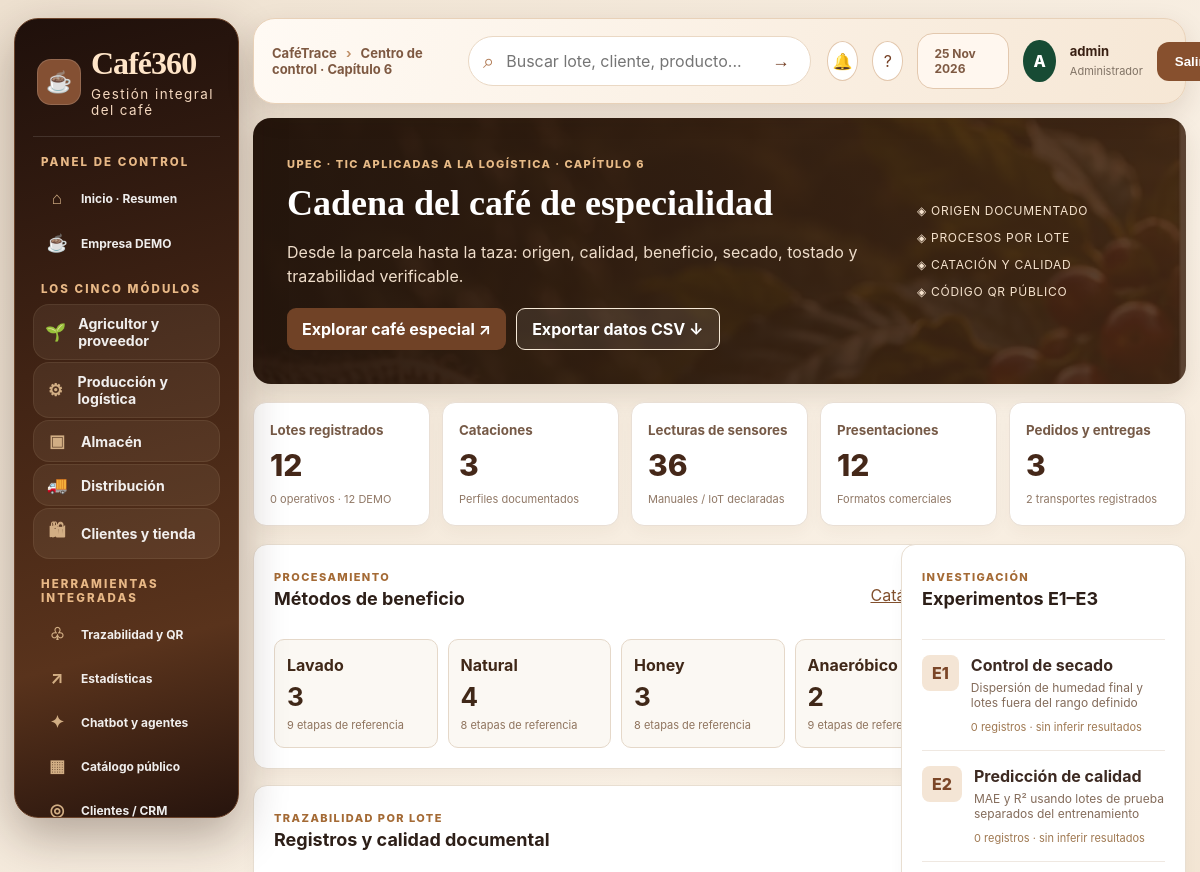
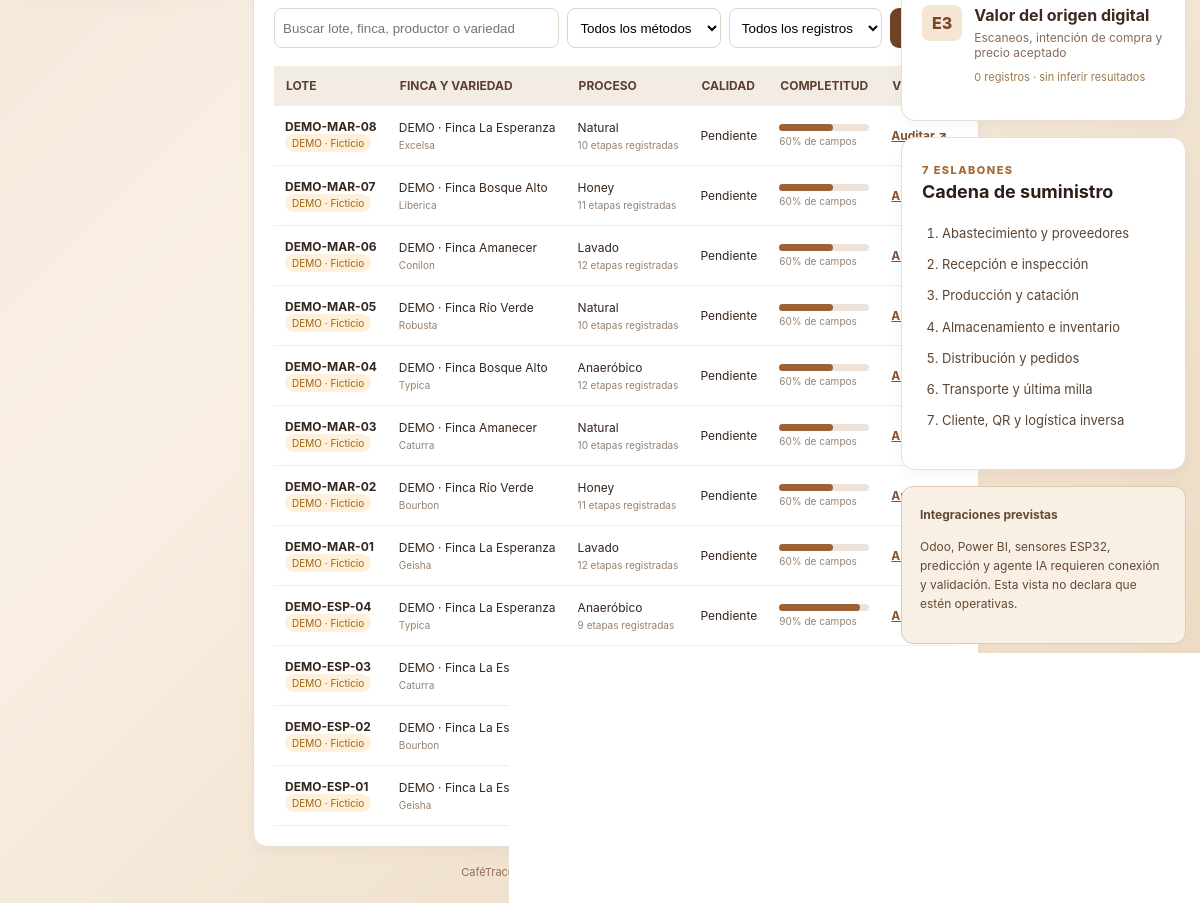
The app's page /capitulo-6/ (signed in) with its own data (2 pictures, top to bottom).
### trazabilidad/models.py (models this page shows, shortened)
class Lote(models.Model):
    METODOS = [
        ("Lavado", "Lavado"),
        ("Honey", "Honey"),
        ("Natural", "Natural"),
        ("Anaeróbico", "Anaeróbico"),
    ]
    ESTADOS = [
        ("En proceso", "En proceso"),
        ("Aprobado", "Aprobado"),
        ("Rechazado", "Rechazado"),
    ]
    codigo = models.CharField(max_length=30, unique=True, editable=False)
    productor = models.ForeignKey(Productor, on_delete=models.PROTECT, related_name="lotes")
    finca = models.ForeignKey(Finca, on_delete=models.PROTECT, related_name="lotes")
    variedad = models.CharField(max_length=100)
    fecha_cosecha = models.DateField()
    cantidad_kg = models.DecimalField(max_digits=10, decimal_places=2)
    metodo_proceso = models.CharField(max_length=30, choices=METODOS, default="Lavado")
    fecha_ingreso = models.DateField(default=timezone.now)
    humedad = models.DecimalField(max_digits=5, decimal_places=2, null=True, blank=True)
    temperatura_secado = models.DecimalField(max_digits=5, decimal_places=2, null=True, blank=True)
    tiempo_fermentacion_horas = models.DecimalField(max_digits=6, decimal_places=2, null=True, blank=True)
    estado = models.CharField(max_length=30, choices=ESTADOS, default="En proceso")
    notas = models.TextField(blank=True)
    creado = models.DateTimeField(auto_now_add=True)
    class Meta:
        ordering = ["-creado"]

class Finca(models.Model):
    productor = models.ForeignKey(Productor, on_delete=models.CASCADE, related_name="fincas")
    nombre = models.CharField(max_length=150)
    parroquia = models.CharField(max_length=100, blank=True)
    canton = models.CharField(max_length=100, blank=True)
    provincia = models.CharField(max_length=100, default="Carchi")
    altura_msnm = models.PositiveIntegerField(null=True, blank=True)
    variedad_principal = models.CharField(max_length=100, blank=True)
    class Meta:
        ordering = ["nombre"]

### trazabilidad/capitulo6_views.py (the view)
# urls.py: path("capitulo-6/", capitulo6_views.centro, name="capitulo6_centro"),
@login_required
def centro(request):
    qs = Lote.objects.select_related('productor','finca').all()
    metodo = request.GET.get('metodo','')
    busqueda = request.GET.get('q','').strip()[:80]
    origen = request.GET.get('origen','todos')
    if metodo in FLUJOS: qs = qs.filter(metodo_proceso=metodo)
    if busqueda: qs=qs.filter(Q(codigo__icontains=busqueda)|Q(variedad__icontains=busqueda)|Q(finca__nombre__icontains=busqueda)|Q(productor__nombre__icontains=busqueda))
    if origen=='demo': qs=qs.filter(codigo__startswith='DEMO-')
    elif origen=='real': qs=qs.exclude(codigo__startswith='DEMO-')
    counts = dict(Lote.objects.values_list('metodo_proceso').annotate(n=Count('pk')))
    fichas=[]
    for lote in qs[:80]:
        cd=_calidad_dato(lote)
        fichas.append({'lote':lote,'demo':_es_demo(lote),'completitud':cd['porcentaje'],
                       'etapas':lote.etapas_especiales.count(),
                       'perfil':PerfilEspecial.objects.filter(lote=lote).first(),
        'origenes':GenealogiaLote.objects.filter(lote_resultante=lote).select_related('lote_origen'),
        'derivados':GenealogiaLote.objects.filter(lote_origen=lote).select_related('lote_resultante')})
    experimentos=[]
    for codigo,titulo,desc in [
        ('E1','Control de secado','Dispersión de humedad final y lotes fuera del rango definido'),
        ('E2','Predicción de calidad','MAE y R² usando lotes de prueba separados del entrenamiento'),
        ('E3','Valor del origen digital','Escaneos, intención de compra y precio aceptado')]:
        experimentos.append({'codigo':codigo,'titulo':titulo,'descripcion':desc,
            'registros':EvaluacionExperimental.objects.filter(experimento=codigo).count()})
    contexto={
        'fichas':fichas,'metodo':metodo,'origen':origen,'busqueda':busqueda,
        'total_lotes':Lote.objects.count(),
        'demo_lotes':Lote.objects.filter(codigo__startswith='DEMO-').count(),
        'reales_lotes':Lote.objects.exclude(codigo__startswith='DEMO-').count(),
        'cataciones':PerfilEspecial.objects.count(),
        'lecturas':LecturaSensor.objects.count(),
        'presentaciones':PresentacionCafe.objects.count(),
        'pedidos':Pedido.objects.count(),
        'transportes':Transporte.objects.count(),
        'categorias':[{'nombre':m,'cantidad':counts.get(m,0),'etapas':len(e)} for m,e in FLUJOS.items()],
        'experimentos':experimentos,
    }
    return render(request,'capitulo6/centro.html',contexto)

### templates/capitulo6/centro.html (shortened to what this page needs)
{% extends 'base.html' %}{% load static %}
{% block title %}Capítulo 6 | CaféTrace UPEC{% endblock %}{% block breadcrumb %}Centro de control · Capítulo 6{% endblock %}
{% block extra_head %}<link rel="stylesheet" href="{% static 'css/capitulo6.css' %}">{% endblock %}
{% block content %}
<div class="c6-wrap">
<section class="c6-hero"><div><span class="c6-eyebrow">UPEC · TIC APLICADAS A LA LOGÍSTICA · CAPÍTULO 6</span><h1>Cadena del café de especialidad</h1><p>Desde la parcela hasta la taza: origen, calidad, beneficio, secado, tostado y trazabilidad verificable.</p><div class="c6-hero-actions"><a href="{% url 'especial_catalogo' %}" class="c6-btn">Explorar café especial ↗</a><a href="{% url 'capitulo6_exportar' %}" class="c6-btn c6-outline">Exportar datos CSV ↓</a></div></div><div class="c6-hero-side"><div>◈ ORIGEN DOCUMENTADO</div><div>◈ PROCESOS POR LOTE</div><div>◈ CATACIÓN Y CALIDAD</div><div>◈ CÓDIGO QR PÚBLICO</div></div></section>
<div class="c6-kpis"><article><small>Lotes registrados</small><strong>{{ total_lotes }}</strong><span>{{ reales_lotes }} operativos · {{ demo_lotes }} DEMO</span></article><article><small>Cataciones</small><strong>{{ cataciones }}</strong><span>Perfiles documentados</span></article><article><small>Lecturas de sensores</small><strong>{{ lecturas }}</strong><span>Manuales / IoT declaradas</span></article><article><small>Presentaciones</small><strong>{{ presentaciones }}</strong><span>Formatos comerciales</span></article><article><small>Pedidos y entregas</small><strong>{{ pedidos }}</strong><span>{{ transportes }} transportes registrados</span></article></div>
<div class="c6-columns"><section class="c6-main"><div class="c6-card"><div class="c6-card-heading"><div><span class="c6-eyebrow">PROCESAMIENTO</span><h2>Métodos de beneficio</h2></div><a href="{% url 'especial_catalogo' %}">Catálogo →</a></div><div class="c6-categories">{% for m in categorias %}<a href="?metodo={{ m.nombre|urlencode }}" class="c6-category {% if metodo == m.nombre %}on{% endif %}"><b>{{ m.nombre }}</b><strong>{{ m.cantidad }}</strong><small>{{ m.etapas }} etapas de referencia</small></a>{% endfor %}</div></div>
<div class="c6-card"><div class="c6-card-heading"><div><span class="c6-eyebrow">TRAZABILIDAD POR LOTE</span><h2>Registros y calidad documental</h2></div></div><form class="c6-filters" method="get"><input name="q" value="{{ busqueda }}" placeholder="Buscar lote, finca, productor o variedad"><select name="metodo"><option value="">Todos los métodos</option></select><select name="origen"><option value="todos">Todos los registros</option></select><button class="c6-btn" type="submit"></button></form>
<div class="c6-table-scroll"><table class="c6-table"><thead><tr><th>Lote</th><th>Finca y variedad</th><th>Proceso</th><th>Calidad</th><th>Completitud</th><th>Ver</th></tr></thead><tbody>{% for f in fichas %}<tr><td><b>{{ f.lote.codigo }}</b>{% if f.demo %}<br><span class="c6-tag demo">DEMO · Ficticio</span>{% endif %}</td><td>{{ f.lote.finca.nombre }}<small>{{ f.lote.variedad }}</small></td><td>{{ f.lote.metodo_proceso }}<small>{{ f.etapas }} etapas registradas</small></td><td>{% if f.perfil and f.perfil.puntaje_total %}{{ f.perfil.puntaje_total }} pts{% else %}Pendiente{% endif %}</td><td><div class="c6-progress"><i style="width:{{ f.completitud }}%"></i></div><small>{{ f.completitud }}% de campos</small></td><td><a href="{% url 'capitulo6_auditoria' f.lote.pk %}">Auditar ↗</a></td></tr>{% empty %}<tr><td colspan="6">No existen registros para los filtros seleccionados. Puedes cargar datos DEMO desde la terminal.</td></tr>{% endfor %}</tbody></table></div></div></section>
<aside class="c6-aside"><div class="c6-card"><div class="c6-card-heading"><div><span class="c6-eyebrow">INVESTIGACIÓN</span><h2>Experimentos E1–E3</h2></div></div>{% for exp in experimentos %}<a class="c6-experiment" href="{% url 'modulo' 'experimentos' %}"><span>{{ exp.codigo }}</span><div><b>{{ exp.titulo }}</b><p>{{ exp.descripcion }}</p><small>{{ exp.registros }} registros · sin inferir resultados</small></div></a>{% endfor %}</div><div class="c6-card"><span class="c6-eyebrow">7 ESLABONES</span><h2>Cadena de suministro</h2><ol class="c6-chain"><li>Abastecimiento y proveedores</li><li>Recepción e inspección</li><li>Producción y catación</li><li>Almacenamiento e inventario</li><li>Distribución y pedidos</li><li>Transporte y última milla</li><li>Cliente, QR y logística inversa</li></ol></div><div class="c6-note"><b>Integraciones previstas</b><p>Odoo, Power BI, sensores ESP32, predicción y agente IA requieren conexión y validación. Esta vista no declara que estén operativas.</p></div></aside></div>
</div>
{% endblock %}

### templates/base.html (shortened to what this page needs)
{% load static %}
<!DOCTYPE html><html lang="es"><head><meta charset="utf-8"><meta name="viewport" content="width=device-width,initial-scale=1"><title>{% block title %}CaféTrace · Cadena del café{% endblock %}</title>
<link rel="stylesheet" href="{% static 'css/style.css' %}"><link rel="stylesheet" href="{% static 'css/dashboard-pro.css' %}"><link rel="stylesheet" href="{% static 'css/cadena-2026.css' %}"><link rel="stylesheet" href="{% static 'css/cafe-experiencia.css' %}"><link rel="stylesheet" href="{% static 'css/tienda-premium.css' %}"><link rel="stylesheet" href="{% static 'css/cafe360-ui.css' %}">{% block extra_head %}{% endblock %}</head>
<body class="mrp-app {% if user.is_superuser %}mrp-admin{% else %}mrp-operator{% endif %}"><div class="mrp-shell">
{% if user.is_superuser %}<aside id="mrp-sidebar" class="mrp-sidebar"><a href="{% url 'inicio' %}" class="mrp-brand"><span class="mrp-brandicon">☕</span><span><strong>Café360</strong><small>Gestión integral del café</small></span></a>
<div class="mrp-side-title">PANEL DE CONTROL</div>
<a class="mrp-menu-link" href="{% url 'inicio' %}"><span>⌂</span> Inicio · Resumen</a>
<a class="mrp-menu-link" href="{% url 'cadena_empresa_demo' %}"><span>☕</span> Empresa DEMO</a>
<div class="mrp-side-title">LOS CINCO MÓDULOS</div>
<a class="mrp-menu-link c360-primary-module" href="{% url 'cadena_area' 'proveedor' %}"><span>🌱</span> Agricultor y proveedor</a>
<a class="mrp-menu-link c360-primary-module" href="{% url 'cadena_area' 'produccion' %}"><span>⚙</span> Producción y logística</a>
<a class="mrp-menu-link c360-primary-module" href="{% url 'cadena_area' 'almacen' %}"><span>▣</span> Almacén</a>
<a class="mrp-menu-link c360-primary-module" href="{% url 'cadena_area' 'distribucion' %}"><span>🚚</span> Distribución</a>
<a class="mrp-menu-link c360-primary-module" href="{% url 'cadena_area' 'tienda' %}"><span>🛍</span> Clientes y tienda</a>
<div class="mrp-side-title">HERRAMIENTAS INTEGRADAS</div>
<a class="mrp-menu-link" href="{% url 'lista_lotes' %}"><span>♧</span> Trazabilidad y QR</a>
<a class="mrp-menu-link" href="{% url 'cadena_estadisticas' %}"><span>↗</span> Estadísticas</a>
<a class="mrp-menu-link" href="{% url 'cadena_herramientas' %}"><span>✦</span> Chatbot y agentes</a>
<a class="mrp-menu-link" href="{% url 'catalogo_publico' %}"><span>▦</span> Catálogo público</a>
<a class="mrp-menu-link" href="{% url 'cadena_puntos' %}"><span>◎</span> Clientes / CRM</a>
<div class="mrp-sidebar-bottom"><span>●</span> Aplicativo conectado a una empresa simulada<br><small>Catálogo, QR, analítica, trazabilidad y áreas operativas integradas.</small></div></aside>{% endif %}
<div class="mrp-main"><header class="mrp-topbar">{% if user.is_superuser %}<button class="mrp-mobile" type="button" onclick="document.getElementById('mrp-sidebar').classList.toggle('mrp-open')" aria-label="Abrir menú">☰</button>{% else %}<a class="operator-brand" href="{% url 'inicio' %}">☕ CaféTrace <span>· Mi área de trabajo</span></a>{% endif %}<div class="mrp-breadcrumb">CaféTrace <span>›</span> {% block breadcrumb %}Cadena de suministro{% endblock %}</div><form class="c360-search" action="{% url 'lista_lotes' %}" method="get"><input type="text" name="q" placeholder="Buscar lote, cliente, producto..."><button type="submit">→</button></form><div class="mrp-top-right"><a class="c360-icon-btn" href="{% url 'alertas' %}" title="Alertas">🔔</a><a class="c360-icon-btn" href="{% url 'cadena_herramientas' %}" title="Asistente">?</a><span class="mrp-top-date">{% now 'd M Y' %}</span><span class="mrp-avatar">{{ user.first_name|default:user.username|first|upper }}</span><span class="mrp-user"><b>{{ user.get_full_name|default:user.username }}</b><small>{% if user.is_superuser %}Administrador{% else %}{% for g in user.groups.all %}{{ g.name }}{% if not forloop.last %} · {% endif %}{% empty %}Operador{% endfor %}{% endif %}</small></span><form method="post" action="{% url 'logout' %}">{% csrf_token %}<button type="submit" class="mrp-exit">Salir</button></form></div></header>
<main class="mrp-content">{% block content %}{% endblock %}</main><footer class="mrp-footer">CaféTrace UPEC · Control desde agricultor hasta punto de venta · Los ejemplos DEMO son ficticios.</footer></div></div>
<script>document.querySelectorAll('.mrp-menu-link').forEach(a=>{if(a.pathname===location.pathname)a.classList.add('is-active')})</script>{% block extra_js %}{% endblock %}</body></html>

### records on screen
Lote: nombre "Natural", cantidad "4", etapas "8", lote.codigo "DEMO-MAR-03", lote.finca.nombre "DEMO · Finca Amanecer", lote.variedad "Caturra", lote.metodo_proceso "Natural", etapas "10", shows "Pendiente", completitud "60"
Lote: lote.codigo "DEMO-MAR-08", lote.finca.nombre "DEMO · Finca La Esperanza", lote.variedad "Excelsa", lote.metodo_proceso "Natural", etapas "10", shows "Pendiente", completitud "60"
Lote: lote.codigo "DEMO-MAR-07", lote.finca.nombre "DEMO · Finca Bosque Alto", lote.variedad "Liberica", lote.metodo_proceso "Honey", etapas "11", shows "Pendiente", completitud "60"
Lote: lote.codigo "DEMO-MAR-06", lote.finca.nombre "DEMO · Finca Amanecer", lote.variedad "Conilon", lote.metodo_proceso "Lavado", etapas "12", shows "Pendiente", completitud "60"
Lote: lote.codigo "DEMO-MAR-05", lote.finca.nombre "DEMO · Finca Río Verde", lote.variedad "Robusta", lote.metodo_proceso "Natural", etapas "10", shows "Pendiente", completitud "60"
Lote: lote.codigo "DEMO-MAR-04", lote.finca.nombre "DEMO · Finca Bosque Alto", lote.variedad "Typica", lote.metodo_proceso "Anaeróbico", etapas "12", shows "Pendiente", completitud "60"
Lote: lote.codigo "DEMO-MAR-02", lote.finca.nombre "DEMO · Finca Río Verde", lote.variedad "Bourbon", lote.metodo_proceso "Honey", etapas "11", shows "Pendiente", completitud "60"
Lote: lote.codigo "DEMO-MAR-01", lote.finca.nombre "DEMO · Finca La Esperanza", lote.variedad "Geisha", lote.metodo_proceso "Lavado", etapas "12", shows "Pendiente", completitud "60"
Lote: lote.codigo "DEMO-ESP-04", lote.finca.nombre "DEMO · Finca La Esperanza", lote.variedad "Typica", lote.metodo_proceso "Anaeróbico", etapas "9", shows "Pendiente", completitud "90"
Lote: lote.codigo "DEMO-ESP-03", lote.finca.nombre "DEMO · Finca La Esperanza", lote.variedad "Caturra", {{ f.completitud }} 100 (drawn)
Lote: lote.codigo "DEMO-ESP-02", lote.finca.nombre "DEMO · Finca La Esperanza", lote.variedad "Bourbon", {{ f.completitud }} 100 (drawn)
Lote: lote.codigo "DEMO-ESP-01", lote.finca.nombre "DEMO · Finca La Esperanza", lote.variedad "Geisha", {{ f.completitud }} 100 (drawn)

### other values on screen
{{ user.first_name|default:user.username|first|upper }} "A"
{{ user.get_full_name|default:user.username }} "admin"
{{ total_lotes }} "12"
{{ reales_lotes }} "0"
{{ demo_lotes }} "12"
{{ cataciones }} "3"
{{ lecturas }} "36"
{{ presentaciones }} "12"
{{ pedidos }} "3"
{{ transportes }} "2"
{{ m.nombre }} "Lavado" "Honey" "Anaeróbico"
{{ m.cantidad }} "3" "3" "2"
{{ m.etapas }} "9" "8" "9"
{{ exp.codigo }} "E1" "E2" "E3"
{{ exp.titulo }} "Control de secado" "Predicción de calidad" "Valor del origen digital"
